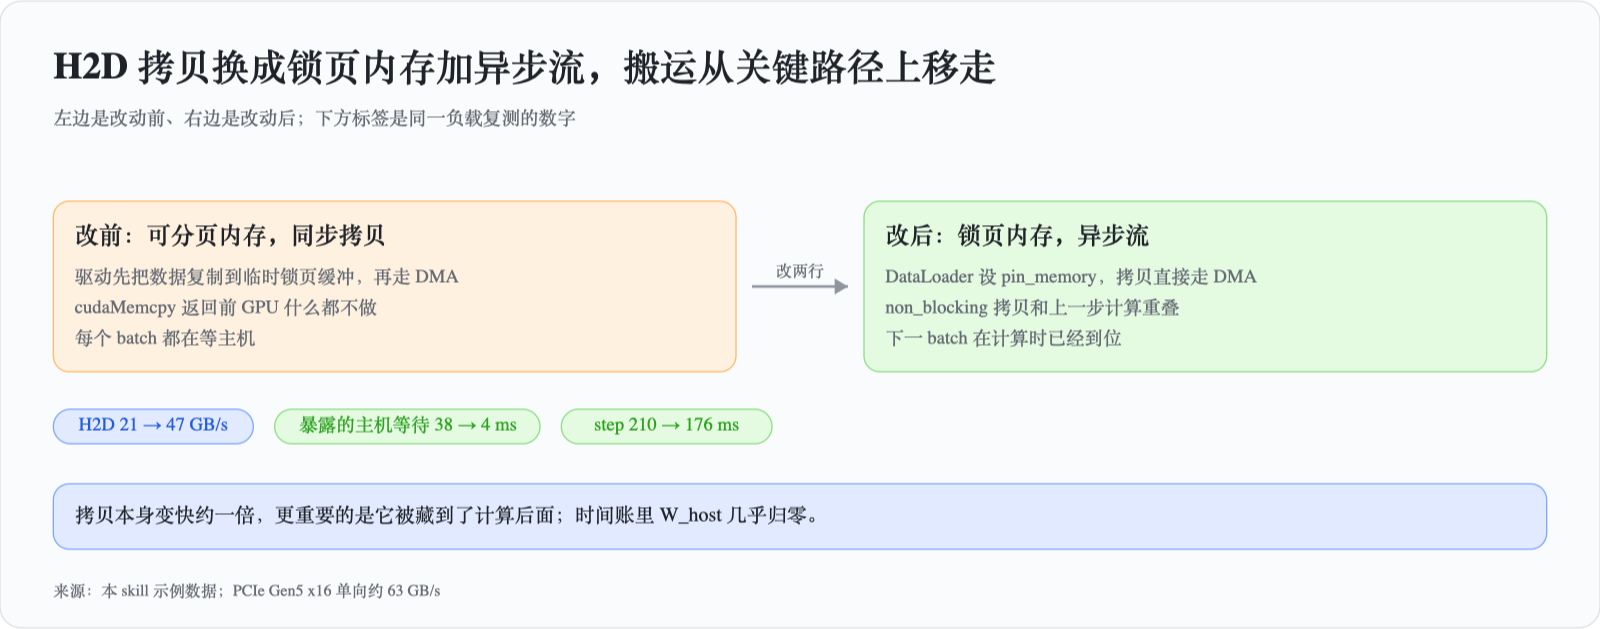

Reproduce this figure in Python.
"""Type: compare (before / after). Use when one change flips a mechanism; put the metric delta in tags."""
from _boot import out
from svgkit import Board

b = Board('H2D 拷贝换成锁页内存加异步流，搬运从关键路径上移走',
          '左边是改动前、右边是改动后；下方标签是同一负载复测的数字',
          src='来源：本 skill 示例数据；PCIe Gen5 x16 单向约 63 GB/s')
(lx, lw), (rx, rw) = b.cols(2, gap=96)
y1 = b.card(lx, 150, lw, '改前：可分页内存，同步拷贝', [
    '驱动先把数据复制到临时锁页缓冲，再走 DMA',
    'cudaMemcpy 返回前 GPU 什么都不做',
    '每个 batch 都在等主机'], fam='orange')
y2 = b.card(rx, 150, rw, '改后：锁页内存，异步流', [
    'DataLoader 设 pin_memory，拷贝直接走 DMA',
    'non_blocking 拷贝和上一步计算重叠',
    '下一 batch 在计算时已经到位'], fam='green')
y = max(y1, y2)
b.arrow([(lx + lw + 12, 150 + (y - 150) / 2), (rx - 12, 150 + (y - 150) / 2)], label='改两行')
tx = lx
for s, fam in [('H2D 21 → 47 GB/s', 'blue'), ('暴露的主机等待 38 → 4 ms', 'green'), ('step 210 → 176 ms', 'green')]:
    tx += b.tag(tx, y + 28, s, fam, 14) + 16
b.note(y + 84, '拷贝本身变快约一倍，更重要的是它被藏到了计算后面；时间账里 W_host 几乎归零。', fam='blue')
b.save(out('compare'))
